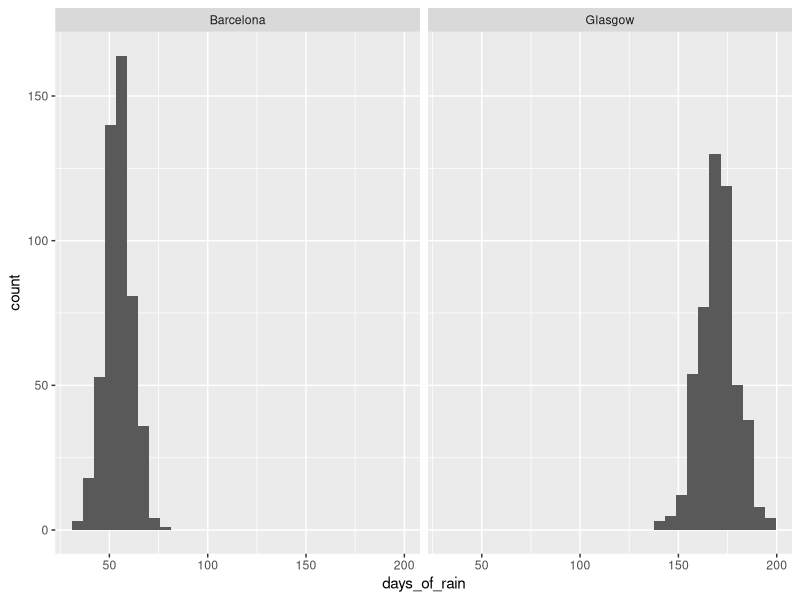

R code for this plot:
## ---- chunk 1
library("kableExtra")
library("tidyverse")

## paste
.p <- paste0

## .fraction
.f <- function(x, y) {
  paste0("\\frac{", x, "}{", y, "}")
}

## y-bar
.yb1 <- function(x) {
  paste0("$\\bar{Y}_{", x, "}$")
}

.yb2 <- function(x) {
  paste0("\\bar{Y}_{", x, "}")
}

## subtraction term
.st <- function(x, y, bracket = NULL) {
  if (is.null(bracket)) {
    paste0(x, " - ", y)
  } else {
    paste0(bracket[1], x, " - ", y, bracket[2])
  }
}

.rb <- c("(", ")")
.dr <- c("\\displaystyle\\left(", "\\right)")
.ds <- c("\\displaystyle\\left[", "\\right]")
## ---- chunk 2
rainy_days <- tibble(city = rep(c("Barcelona", "Glasgow"), each = 500),
       days_of_rain = c(rbinom(500, 365, 55/365),
                        rbinom(500, 365, 170/365))) 

rainy_days %>%
  ggplot(aes(days_of_rain)) +
  geom_histogram() +
  facet_wrap(~ city)
## ---- chunk 3
rainy_days %>%
  group_by(city) %>%
  summarise(sd = sd(days_of_rain))
## ---- chunk 4
tribble(~Term, ~Definition,
        "**Bernoulli trial**", "An event with a binary outcome, with one outcome considered 'success'",
        "**proportion**", "The ratio of successes to the total number of Bernoulli trials",
        "**odds**", "The ratio of successes to failures",
        "**log odds**", "The (natural) log of the odds") %>% knitr::kable()
## ---- chunk 5
knitr::include_app("http://shiny.psy.gla.ac.uk/Dale/logit", "500px")
